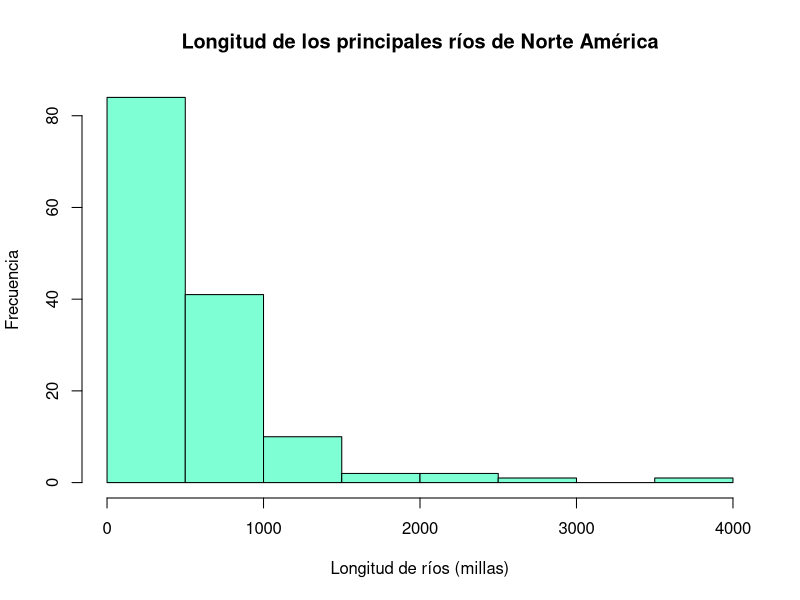
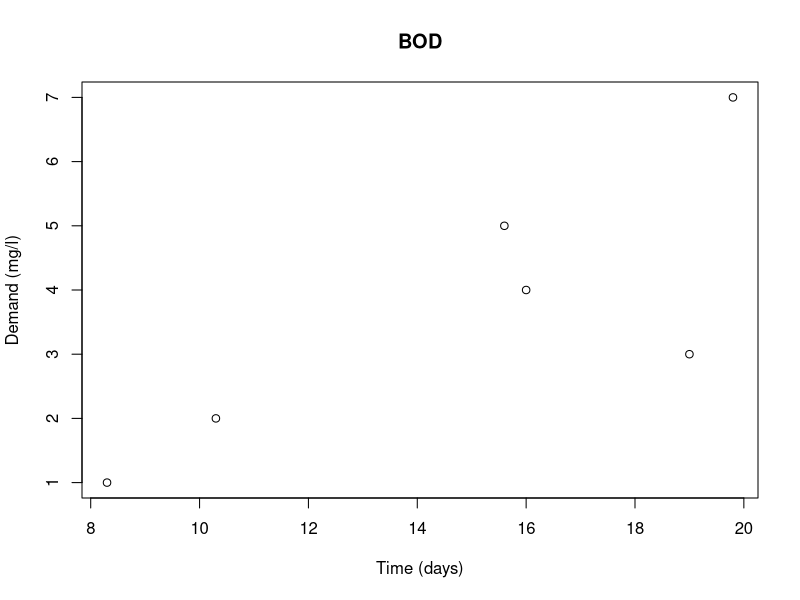

These charts were generated, in order, by the following R code:
## ---- chunk 1
help("datasets")
help("rivers")
## ---- chunk 2
class(rivers)
str(rivers)

## ---- chunk 3
is.data.frame(rivers)
is.vector(rivers)
## ---- chunk 4
datos <- length(rivers)
cat("El objeto rivers tiene",datos,"datos")
## ---- chunk 5
head(rivers)
tail(rivers)
## ---- chunk 6
summary(rivers)
## ---- chunk 7
rango <- max(rivers)-min(rivers)
cat("El rango de datos del objeto rivers es",rango, "millas")
## ---- chunk 8
hist(rivers, main = "Longitud de los principales ríos de Norte América", 
     xlab = "Longitud de ríos (millas)", ylab = "Frecuencia", col = "Aquamarine")
## ---- chunk 9
kin_example <- matrix(c(1.1,0.5,0.25,0.5,1,0.25,0.25,0.25,1), nrow= 3, 
                      dimnames = list(response = c("fish10", "fish20",
                                                   "fish30"), 
                      treatment = c("fish10", "fish20","fish30")))

knitr::kable(kin_example, caption = "**Tabla 1.** Coeficientes de parentesco de 3 reproductores.")
## ---- chunk 10
kin <- matrix(c(1,0.5,0.25,0.5,1,0.25,0.25,0.25,1), nrow= 3)
kin
## ---- chunk 11
kin[1,1]
## ---- chunk 12
kin[1,2]

# kin[2,1] también es una respuesta válida
## ---- chunk 13
kin[1:2,3]
# kin[3,1:2] también es una respuesta válida
## ---- chunk 14
help("lower.tri")
## ---- chunk 15
lower.tri(kin)
kin[lower.tri(kin, diag = TRUE)] <- NA
kin
## ---- chunk 16
help(NA)
## ---- chunk 17
mean(kin, na.rm=T)
## ---- chunk 18
help(BOD)
summary(BOD)
## ---- chunk 19
str(BOD)
BOD[3,1]
## ---- chunk 20
plot(BOD$Time ~ BOD$demand, main = "BOD", xlab = "Time (days)", ylab = "Demand (mg/l)")
## ---- chunk 21
cor(BOD$Time,BOD$demand)
